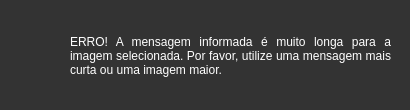
<?xml version="1.0" encoding="UTF-8"?>
<ui version="4.0">
 <class>popupHideError</class>
 <widget class="QDialog" name="popupHideError">
  <property name="geometry">
   <rect>
    <x>0</x>
    <y>0</y>
    <width>410</width>
    <height>110</height>
   </rect>
  </property>
  <property name="palette">
   <palette>
    <active>
     <colorrole role="WindowText">
      <brush brushstyle="SolidPattern">
       <color alpha="255">
        <red>255</red>
        <green>255</green>
        <blue>255</blue>
       </color>
      </brush>
     </colorrole>
     <colorrole role="Button">
      <brush brushstyle="SolidPattern">
       <color alpha="255">
        <red>51</red>
        <green>51</green>
        <blue>51</blue>
       </color>
      </brush>
     </colorrole>
     <colorrole role="Light">
      <brush brushstyle="SolidPattern">
       <color alpha="255">
        <red>76</red>
        <green>76</green>
        <blue>76</blue>
       </color>
      </brush>
     </colorrole>
     <colorrole role="Midlight">
      <brush brushstyle="SolidPattern">
       <color alpha="255">
        <red>63</red>
        <green>63</green>
        <blue>63</blue>
       </color>
      </brush>
     </colorrole>
     <colorrole role="Dark">
      <brush brushstyle="SolidPattern">
       <color alpha="255">
        <red>25</red>
        <green>25</green>
        <blue>25</blue>
       </color>
      </brush>
     </colorrole>
     <colorrole role="Mid">
      <brush brushstyle="SolidPattern">
       <color alpha="255">
        <red>34</red>
        <green>34</green>
        <blue>34</blue>
       </color>
      </brush>
     </colorrole>
     <colorrole role="Text">
      <brush brushstyle="SolidPattern">
       <color alpha="255">
        <red>255</red>
        <green>255</green>
        <blue>255</blue>
       </color>
      </brush>
     </colorrole>
     <colorrole role="BrightText">
      <brush brushstyle="SolidPattern">
       <color alpha="255">
        <red>255</red>
        <green>255</green>
        <blue>255</blue>
       </color>
      </brush>
     </colorrole>
     <colorrole role="ButtonText">
      <brush brushstyle="SolidPattern">
       <color alpha="255">
        <red>255</red>
        <green>255</green>
        <blue>255</blue>
       </color>
      </brush>
     </colorrole>
     <colorrole role="Base">
      <brush brushstyle="SolidPattern">
       <color alpha="255">
        <red>0</red>
        <green>0</green>
        <blue>0</blue>
       </color>
      </brush>
     </colorrole>
     <colorrole role="Window">
      <brush brushstyle="SolidPattern">
       <color alpha="255">
        <red>51</red>
        <green>51</green>
        <blue>51</blue>
       </color>
      </brush>
     </colorrole>
     <colorrole role="Shadow">
      <brush brushstyle="SolidPattern">
       <color alpha="255">
        <red>0</red>
        <green>0</green>
        <blue>0</blue>
       </color>
      </brush>
     </colorrole>
     <colorrole role="AlternateBase">
      <brush brushstyle="SolidPattern">
       <color alpha="255">
        <red>25</red>
        <green>25</green>
        <blue>25</blue>
       </color>
      </brush>
     </colorrole>
     <colorrole role="ToolTipBase">
      <brush brushstyle="SolidPattern">
       <color alpha="255">
        <red>255</red>
        <green>255</green>
        <blue>220</blue>
       </color>
      </brush>
     </colorrole>
     <colorrole role="ToolTipText">
      <brush brushstyle="SolidPattern">
       <color alpha="255">
        <red>0</red>
        <green>0</green>
        <blue>0</blue>
       </color>
      </brush>
     </colorrole>
     <colorrole role="PlaceholderText">
      <brush brushstyle="SolidPattern">
       <color alpha="128">
        <red>255</red>
        <green>255</green>
        <blue>255</blue>
       </color>
      </brush>
     </colorrole>
    </active>
    <inactive>
     <colorrole role="WindowText">
      <brush brushstyle="SolidPattern">
       <color alpha="255">
        <red>255</red>
        <green>255</green>
        <blue>255</blue>
       </color>
      </brush>
     </colorrole>
     <colorrole role="Button">
      <brush brushstyle="SolidPattern">
       <color alpha="255">
        <red>51</red>
        <green>51</green>
        <blue>51</blue>
       </color>
      </brush>
     </colorrole>
     <colorrole role="Light">
      <brush brushstyle="SolidPattern">
       <color alpha="255">
        <red>76</red>
        <green>76</green>
        <blue>76</blue>
       </color>
      </brush>
     </colorrole>
     <colorrole role="Midlight">
      <brush brushstyle="SolidPattern">
       <color alpha="255">
        <red>63</red>
        <green>63</green>
        <blue>63</blue>
       </color>
      </brush>
     </colorrole>
     <colorrole role="Dark">
      <brush brushstyle="SolidPattern">
       <color alpha="255">
        <red>25</red>
        <green>25</green>
        <blue>25</blue>
       </color>
      </brush>
     </colorrole>
     <colorrole role="Mid">
      <brush brushstyle="SolidPattern">
       <color alpha="255">
        <red>34</red>
        <green>34</green>
        <blue>34</blue>
       </color>
      </brush>
     </colorrole>
     <colorrole role="Text">
      <brush brushstyle="SolidPattern">
       <color alpha="255">
        <red>255</red>
        <green>255</green>
        <blue>255</blue>
       </color>
      </brush>
     </colorrole>
     <colorrole role="BrightText">
      <brush brushstyle="SolidPattern">
       <color alpha="255">
        <red>255</red>
        <green>255</green>
        <blue>255</blue>
       </color>
      </brush>
     </colorrole>
     <colorrole role="ButtonText">
      <brush brushstyle="SolidPattern">
       <color alpha="255">
        <red>255</red>
        <green>255</green>
        <blue>255</blue>
       </color>
      </brush>
     </colorrole>
     <colorrole role="Base">
      <brush brushstyle="SolidPattern">
       <color alpha="255">
        <red>0</red>
        <green>0</green>
        <blue>0</blue>
       </color>
      </brush>
     </colorrole>
     <colorrole role="Window">
      <brush brushstyle="SolidPattern">
       <color alpha="255">
        <red>51</red>
        <green>51</green>
        <blue>51</blue>
       </color>
      </brush>
     </colorrole>
     <colorrole role="Shadow">
      <brush brushstyle="SolidPattern">
       <color alpha="255">
        <red>0</red>
        <green>0</green>
        <blue>0</blue>
       </color>
      </brush>
     </colorrole>
     <colorrole role="AlternateBase">
      <brush brushstyle="SolidPattern">
       <color alpha="255">
        <red>25</red>
        <green>25</green>
        <blue>25</blue>
       </color>
      </brush>
     </colorrole>
     <colorrole role="ToolTipBase">
      <brush brushstyle="SolidPattern">
       <color alpha="255">
        <red>255</red>
        <green>255</green>
        <blue>220</blue>
       </color>
      </brush>
     </colorrole>
     <colorrole role="ToolTipText">
      <brush brushstyle="SolidPattern">
       <color alpha="255">
        <red>0</red>
        <green>0</green>
        <blue>0</blue>
       </color>
      </brush>
     </colorrole>
     <colorrole role="PlaceholderText">
      <brush brushstyle="SolidPattern">
       <color alpha="128">
        <red>255</red>
        <green>255</green>
        <blue>255</blue>
       </color>
      </brush>
     </colorrole>
    </inactive>
    <disabled>
     <colorrole role="WindowText">
      <brush brushstyle="SolidPattern">
       <color alpha="255">
        <red>25</red>
        <green>25</green>
        <blue>25</blue>
       </color>
      </brush>
     </colorrole>
     <colorrole role="Button">
      <brush brushstyle="SolidPattern">
       <color alpha="255">
        <red>51</red>
        <green>51</green>
        <blue>51</blue>
       </color>
      </brush>
     </colorrole>
     <colorrole role="Light">
      <brush brushstyle="SolidPattern">
       <color alpha="255">
        <red>76</red>
        <green>76</green>
        <blue>76</blue>
       </color>
      </brush>
     </colorrole>
     <colorrole role="Midlight">
      <brush brushstyle="SolidPattern">
       <color alpha="255">
        <red>63</red>
        <green>63</green>
        <blue>63</blue>
       </color>
      </brush>
     </colorrole>
     <colorrole role="Dark">
      <brush brushstyle="SolidPattern">
       <color alpha="255">
        <red>25</red>
        <green>25</green>
        <blue>25</blue>
       </color>
      </brush>
     </colorrole>
     <colorrole role="Mid">
      <brush brushstyle="SolidPattern">
       <color alpha="255">
        <red>34</red>
        <green>34</green>
        <blue>34</blue>
       </color>
      </brush>
     </colorrole>
     <colorrole role="Text">
      <brush brushstyle="SolidPattern">
       <color alpha="255">
        <red>25</red>
        <green>25</green>
        <blue>25</blue>
       </color>
      </brush>
     </colorrole>
     <colorrole role="BrightText">
      <brush brushstyle="SolidPattern">
       <color alpha="255">
        <red>255</red>
        <green>255</green>
        <blue>255</blue>
       </color>
      </brush>
     </colorrole>
     <colorrole role="ButtonText">
      <brush brushstyle="SolidPattern">
       <color alpha="255">
        <red>25</red>
        <green>25</green>
        <blue>25</blue>
       </color>
      </brush>
     </colorrole>
     <colorrole role="Base">
      <brush brushstyle="SolidPattern">
       <color alpha="255">
        <red>51</red>
        <green>51</green>
        <blue>51</blue>
       </color>
      </brush>
     </colorrole>
     <colorrole role="Window">
      <brush brushstyle="SolidPattern">
       <color alpha="255">
        <red>51</red>
        <green>51</green>
        <blue>51</blue>
       </color>
      </brush>
     </colorrole>
     <colorrole role="Shadow">
      <brush brushstyle="SolidPattern">
       <color alpha="255">
        <red>0</red>
        <green>0</green>
        <blue>0</blue>
       </color>
      </brush>
     </colorrole>
     <colorrole role="AlternateBase">
      <brush brushstyle="SolidPattern">
       <color alpha="255">
        <red>51</red>
        <green>51</green>
        <blue>51</blue>
       </color>
      </brush>
     </colorrole>
     <colorrole role="ToolTipBase">
      <brush brushstyle="SolidPattern">
       <color alpha="255">
        <red>255</red>
        <green>255</green>
        <blue>220</blue>
       </color>
      </brush>
     </colorrole>
     <colorrole role="ToolTipText">
      <brush brushstyle="SolidPattern">
       <color alpha="255">
        <red>0</red>
        <green>0</green>
        <blue>0</blue>
       </color>
      </brush>
     </colorrole>
     <colorrole role="PlaceholderText">
      <brush brushstyle="SolidPattern">
       <color alpha="128">
        <red>255</red>
        <green>255</green>
        <blue>255</blue>
       </color>
      </brush>
     </colorrole>
    </disabled>
   </palette>
  </property>
  <property name="windowTitle">
   <string>Erro</string>
  </property>
  <widget class="QLabel" name="popupHideErrorLabel">
   <property name="geometry">
    <rect>
     <x>70</x>
     <y>20</y>
     <width>321</width>
     <height>71</height>
    </rect>
   </property>
   <property name="text">
    <string>ERRO! A mensagem informada é muito longa para a imagem selecionada. Por favor, utilize uma mensagem mais curta ou uma imagem maior.</string>
   </property>
   <property name="textFormat">
    <enum>Qt::AutoText</enum>
   </property>
   <property name="alignment">
    <set>Qt::AlignJustify|Qt::AlignVCenter</set>
   </property>
   <property name="wordWrap">
    <bool>true</bool>
   </property>
  </widget>
  <widget class="QLabel" name="popupHideErrorIcon">
   <property name="geometry">
    <rect>
     <x>10</x>
     <y>30</y>
     <width>51</width>
     <height>51</height>
    </rect>
   </property>
   <property name="text">
    <string/>
   </property>
   <property name="pixmap">
    <pixmap>../assets/images/10890-200.png</pixmap>
   </property>
   <property name="scaledContents">
    <bool>true</bool>
   </property>
  </widget>
 </widget>
 <resources>
  <include location="../assets/images/alert.qrc"/>
 </resources>
 <connections/>
</ui>
